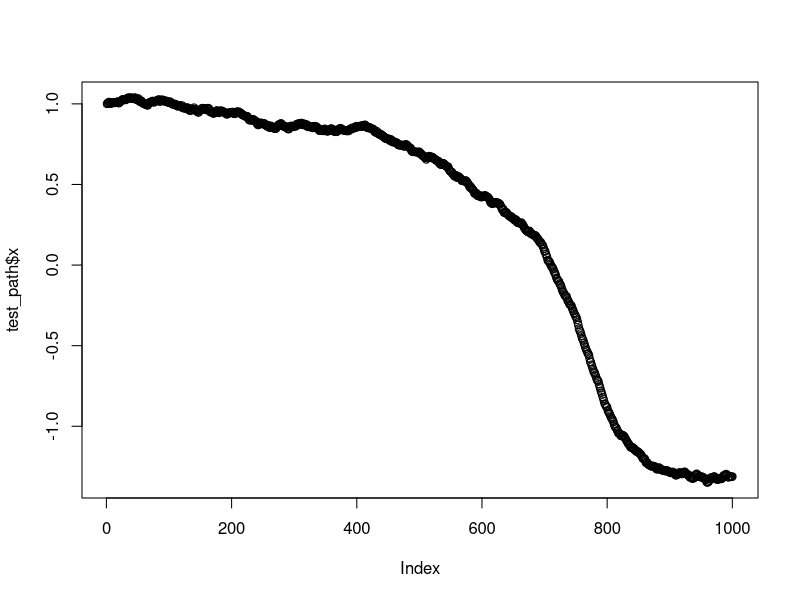
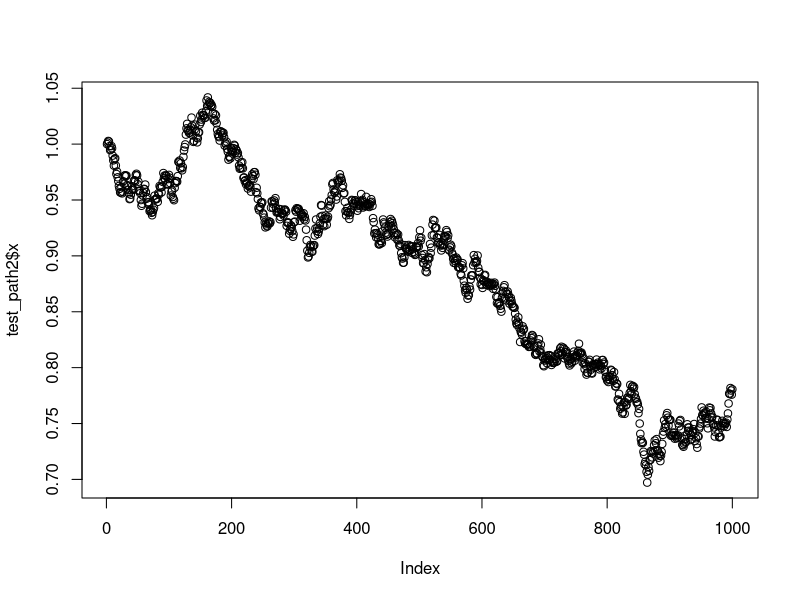
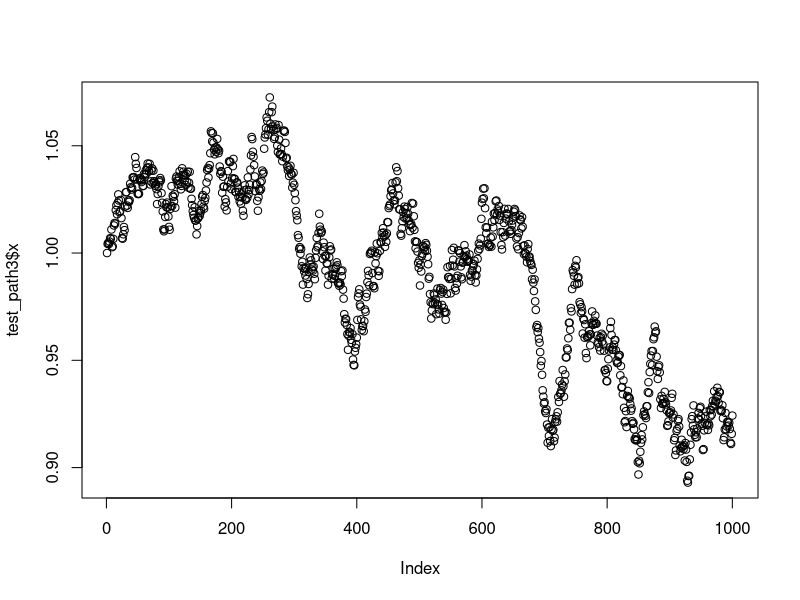
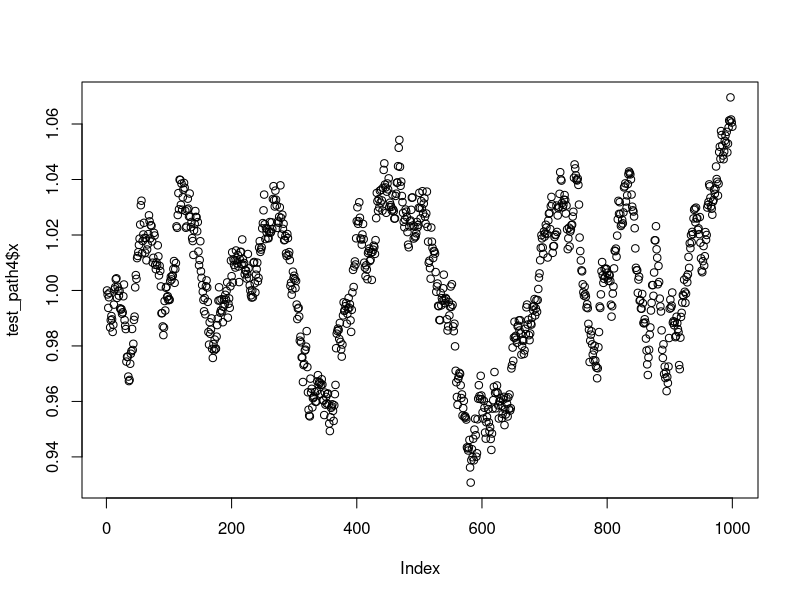

Here is the R script that generated these plots, in order: (Note: this script raises an error after producing the figures.)
## ---- chunk 1
library(ggplot2)
## ---- chunk 2
make_path <- function(x0, beta4 = 1, beta2 = 1, sigma = 1, tmax = 2, deltat = 0.01, lambda0 = 0.5, lambda_end){
  t <- seq(from = 0, to = tmax, by = deltat)
  x <- numeric(length = length(t))
  x[1] <- x0
  dW <- rnorm(n = length(t) - 1)
  lambda <- seq(from = lambda0, to = lambda_end, along.with = t)
  drift <- function(x, lambda){
    -beta4*x^3 + beta2*x + lambda
  }
  for (i in (2:length(t))){
    x[i] <- x[i-1] + drift(x = x[i-1], lambda = lambda[i-1])*deltat + dW[i]*sqrt(deltat)*sigma
  }
  data.frame(t,x)
}
## ---- chunk 3
test_path <- make_path(x0 = 1, sigma = 0.05, tmax = 10, deltat = 0.01, lambda0 = 0, lambda_end = -1)
plot(test_path$x)
test_path2 <- make_path(x0 = 1, sigma = 0.05, tmax = 10, deltat = 0.01, lambda0 = 0, lambda_end = -0.4)
plot(test_path2$x)
test_path3 <- make_path(x0 = 1, sigma = 0.05, tmax = 10, deltat = 0.01, lambda0 = 0, lambda_end = -0.1)
plot(test_path3$x)
test_path4 <- make_path(x0 = 1, sigma = 0.05, tmax = 10, deltat = 0.01, lambda0 = 0, lambda_end = 0)
plot(test_path4$x)
## ---- chunk 4
hypothesis_tester <- function(data, beta4 = 1, beta2 = 1, classifier = z_test){
  x <- data$x
  t <- data$t
  deltat <- t[2] - t[1]
  drift <- function(x){
    -beta4*x^3 + beta2*x
  }
  x_predicted <- numeric(length = length(x))
  x_predicted[1] <- x[1]
  for (i in (2:length(x_predicted))){
    x_predicted[i] <- x[i-1] + drift(x[i-1])*deltat
  }
  residuals <- (x-x_predicted)[2:length(x)]
  out <- z_test(residuals)
  out
}
## ---- chunk 5
z_test <- function(x, alpha = 0.4){
  rejected <- 0
  Z <- mean(x, na.rm = TRUE)/sd(x, na.rm = TRUE)
  if (pnorm(abs(Z)) > 1-alpha/2){
    rejected <- 1 #Reject = true => bifurcation detected
  }
  out <- c(rejected, Z, pnorm(abs(Z)))
}
## ---- chunk 6
test_path <- make_path(x0 = 1, sigma = 0.05, tmax = 10, deltat = 0.01, lambda0 = 0, lambda_end = -1)
hypothesis_tester(data = test_path)

## ---- chunk 7
sample_paths_maker <- function(model, n){
  sample_paths <- vector(mode = "list", length = n)
  for (i in (1:length(sample_paths))){
    sample_paths[[i]] <- model()
  }
  sample_paths
}
## ---- chunk 8
positive_rate_computer <- function(data, method){
  n <- length(data)
  positives <- 0
  for (i in (1:n)){
    positive <- method(data[[i]])[1]
    positives <- positives + positive
  }
  rate <- positives/n
  rate
}
## ---- chunk 9
positive_rate_computer <- function(model, method, n = 100){
  #browser()
  positives <- 0
  for (i in (1:n)){
    test_path <- model()
    positive <- method(test_path)[1]
    positives <- positives + positive
  }
  rate <- positives/n
  rate
}
## ---- chunk 10
#Defining the parameters for the rate computation
model_H1 <- function(){
  make_path(x0 = 1, sigma = 0.05, tmax = 10, deltat = 0.01, lambda0 = 0, lambda_end = -1)
}
method <- hypothesis_tester
## ---- chunk 11
true_positive_rate <- positive_rate_computer(model = model_H1, method = method, n = 100)
## ---- chunk 12
u <- seq(from = 0.7, to = 0.8, length.out = 11)
thresh <- qnorm(u)[2:(length(u)-1)]
## ---- chunk 13
z_tester_maker <- function(thresh){
  z_test <- function(x, alpha){
    rejected <- 0
    Z <- mean(x, na.rm = TRUE)/sd(x, na.rm = TRUE)
    if (pnorm(abs(Z)) > 1-(1-alpha)/2){
      rejected <- 1 #Reject = true => bifurcation detected
    }
    out <- c(rejected, Z)
  }
  hypothesis_tester <- function(data, beta4 = 1, beta2 = 1, classifier = z_test){
    x <- data$x
    t <- data$t
    deltat <- t[2] - t[1]
    drift <- function(x){
      -beta4*x^3 + beta2*x
    }
    x_predicted <- numeric(length = length(x))
    x_predicted[1] <- x[1]
    for (i in (2:length(x_predicted))){
      x_predicted[i] <- x[i-1] + drift(x[i-1])*deltat
    }
    residuals <- (x-x_predicted)[2:length(x)]
    out <- z_test(x = residuals, alpha = thresh)
    out
  }
  hypothesis_tester
}
## ---- chunk 14
z_testers <- lapply(X = thresh, FUN = z_tester_maker)
## ---- chunk 15
positive_rates_computer <- function(data, methods){
  n <- length(data)
  l <- length(methods)
  rates <- numeric(length = l)
  for (i in (1:l)){
    rate <- positive_rate_computer(data = data, method = methods[[i]])
    rates[i] <- rate
  }
  rates
}
## ---- chunk 16
true_positive_rates <- positive_rates_computer(data = data, methods = z_testers)
## ---- chunk 17
model_H0 <- function(){
  make_path(x0 = 1, sigma = 0.05, tmax = 10, deltat = 0.01, lambda0 = 0, lambda_end = 0)
}
data_H0 <- sample_paths_maker(model = model_H0, n = 100)
## ---- chunk 18
false_positive_rates <- positive_rates_computer(data = data_H0, methods = z_testers)
## ---- chunk 19
AUC_computer <- function(data){
  x <- data[[1]]
  y <- data[[2]]
  no_intermediate_points <- length(x) + 1
  intermediate_points <- numeric(length = no_intermediate_points)
  for (i in (2:(no_intermediate_points - 1))){
    intermediate_points[i] <- (x[i-1] + x[i])/2
  }
  intermediate_points[no_intermediate_points] <- 1
  interval_sizes <- diff(intermediate_points)
  columns <- interval_sizes*y
  AUC <- sum(columns)
  out <- list(AUC)
  #out <- list(interval_sizes, y, columns, AUC)
}
## ---- chunk 20
sigma_test <- 0.1
tmax <- 10
deltat <- 0.1
u <- seq(from = 0.01, to = 0.2, length.out = 11)
thresh <- qnorm(u)[2:(length(u)-1)]
z_testers <- lapply(X = u, FUN = z_tester_maker)
model_H0 <- function(){
  make_path(x0 = 1, sigma = sigma_test, tmax = tmax, deltat = deltat, lambda0 = 0, lambda_end = 0)
}
data_H0 <- sample_paths_maker(model = model_H0, n = 100)
model_H1 <- function(){
  make_path(x0 = 1, sigma =sigma_test, tmax = tmax, deltat = deltat, lambda0 = 0, lambda_end = -0.1)
}
data_H1 <- sample_paths_maker(model = model_H1, n = 100)
false_positive_rates <- positive_rates_computer(data = data_H0, methods = z_testers)
true_positive_rates <- positive_rates_computer(data = data_H1, methods = z_testers)
positive_rates <- data.frame(false_positive_rates, true_positive_rates)
positive_rates
AUC_score <- 1-AUC_computer(data = positive_rates)[[1]]
AUC_score
AOC_curve <- ggplot(data = positive_rates, mapping = aes(x = x_test, y = y_test)) + geom_line()
AOC_curve
